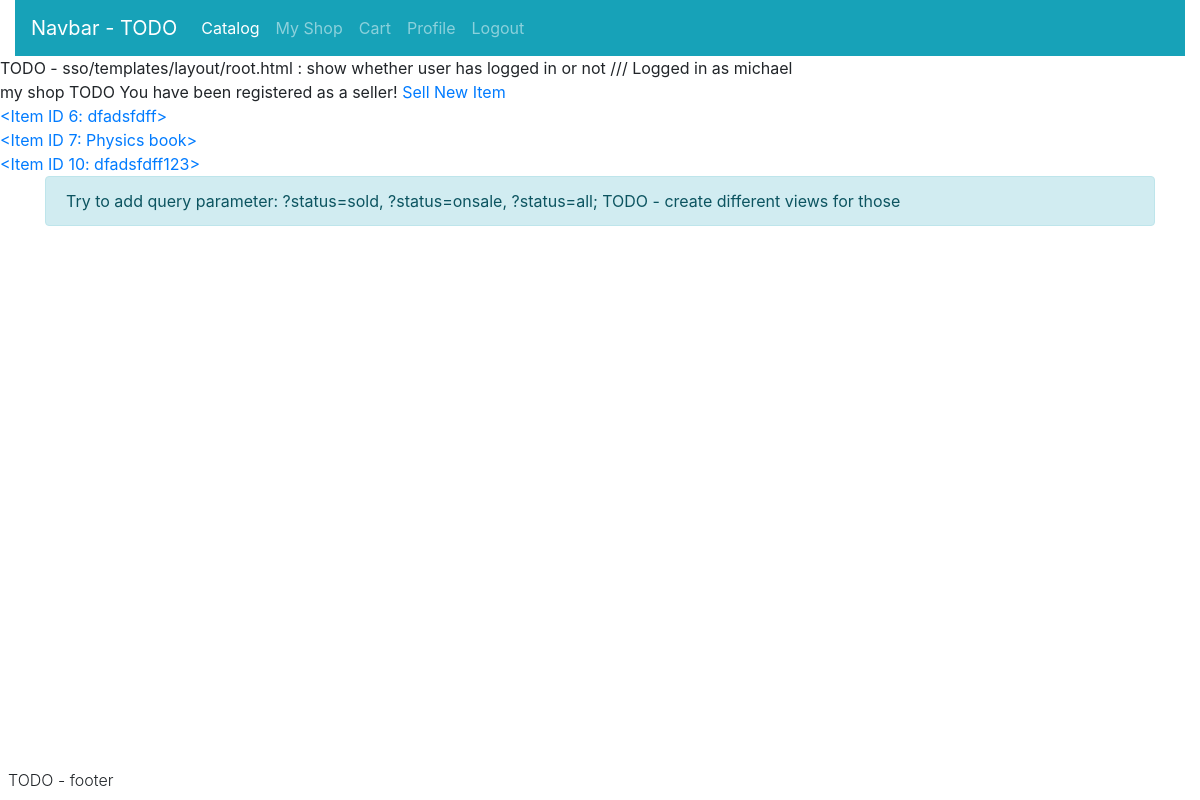
/myshop/ (signed in), run on the app's committed database.
### sso/models.py (models this page shows, shortened)
class User(AbstractUser):
    TIER = [
        ("T4", "Banned User"),
        ("T3", "Standard User"),
        ("T2", "Member User"),
        ("T1", "Administrator")
    ]
    tier = models.CharField(max_length=2, choices=TIER, default="T3")

### myshop/models.py (models this page shows, shortened)
class Item(models.Model):
    id = models.AutoField(primary_key=True)
    title = models.CharField(max_length=64)
    description = models.CharField(max_length=256)
    image = models.CharField(max_length=128, null=True)
    price = models.DecimalField(max_digits=8, decimal_places=2, default=0, blank=False)
    category = models.ForeignKey(Category, on_delete=models.CASCADE, related_name="items")
    time_created = models.DateTimeField(auto_now=True)
    seller = models.ForeignKey(User, on_delete=models.CASCADE, related_name="items_sold")
    buyer = models.ForeignKey(User, on_delete=models.CASCADE, related_name="items_bought", blank=True, null=True, default=None)
    ordereditem = models.ForeignKey("catalog.ItemOrdered", on_delete=models.PROTECT, editable=False, blank=True, null=True)
    closed = models.BooleanField(default=False)
    objects = models.Manager()
    sold = ItemManager(sold=True)
    onsale = ItemManager(sold=False)
    class Meta:
        order_with_respect_to = 'ordereditem'
    def __str__(self):
        return f"<Item ID {self.id}: {self.title}>"

### myshop/views.py (the view)
# urls.py: path("", views.cart, name="main"),
def main(request):
    if request.user.is_anonymous:
        return render(request, "myshop/main.html", {
            "notloggedin": True,
        })
    if "status" in request.GET:
        if request.GET["status"] == "sold":
            items = Item.sold.filter(seller=request.user)
        elif request.GET["status"] == "onsale":
            items = Item.onsale.filter(seller=request.user)
        else: items = Item.objects.filter(seller=request.user)
    else: items = Item.objects.filter(seller=request.user)
    return render(request, "myshop/main.html", {
        "items": items,
        "notloggedin": False,
        "notseller": not hasattr(request.user, 'seller'),
    })

### myshop/templates/myshop/main.html (shortened to what this page needs)
{% extends "layout/root.html" %}
{% block body %}
    my shop TODO
    {% if notloggedin %}
        You are not logged in yet!
        Please log in and register as seller to sell your own items!
    {% elif notseller %}
        Please register as a seller first!
        Register
        <a href="{% url 'myshop:register' %}">here</a>
    {% else %}
        You have been registered as a seller!
        <a href="{% url 'myshop:create' %}">Sell New Item</a><br>
        {% for item in items %}
            <a href="{% url 'catalog:item' item_id=item.id %}">
                {{ item }}
            </a><br>
        {% empty %}
            no item yet...
        {% endfor %}
        <div class="container">
            <div class="alert alert-info">
                Try to add query parameter: ?status=sold, ?status=onsale, ?status=all;
                TODO - create different views for those
            </div>
        </div>
    {% endif %}
{% endblock body %}

### sso/templates/layout/root.html (shortened to what this page needs)
<html lang="en">
    <head>
        <link rel="stylesheet" href="https://stackpath.bootstrapcdn.com/bootstrap/4.4.1/css/bootstrap.min.css">
        <link rel="stylesheet" href="https://stackpath.bootstrapcdn.com/font-awesome/4.7.0/css/font-awesome.min.css">
    </head>
    <header>
        <div class="container-fluid">
            {% include "layout/navbar.html" %}
        </div>
    </header>
    <body>
        TODO - sso/templates/layout/root.html : show whether user has logged in or not ///
        {% if user.is_authenticated %}
            Logged in as {{ user.username }}
        {% else %}
            Not logged in
        {% endif %}<br>
        {% block body %}{% endblock body %}
    </body>
    <footer>
        {% include "layout/footer.html" %}
    </footer>
</html>

### data on the page
User: username "michael"
Item: id+title "<Item ID 6: dfadsfdff>"
Item: id+title "<Item ID 7: Physics book>"
Item: id+title "<Item ID 10: dfadsfdff123>"
